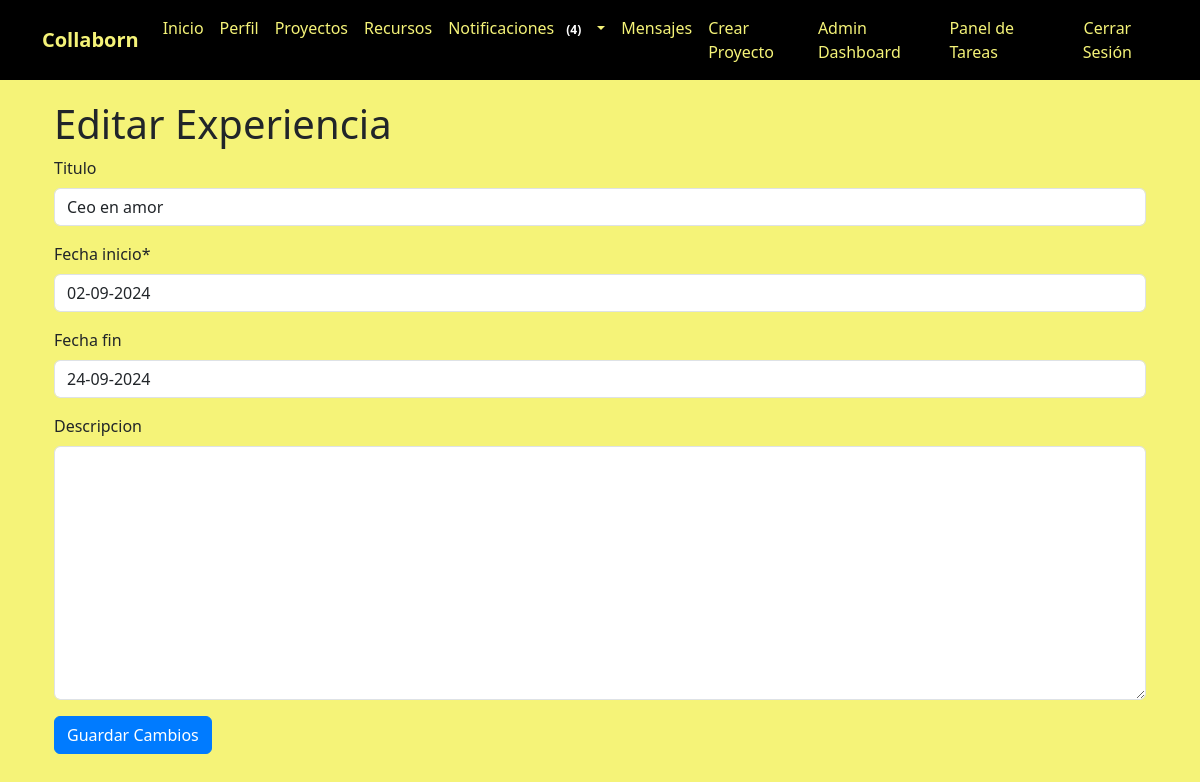
The app's page /experiencia/19/editar/ (signed in), older data.
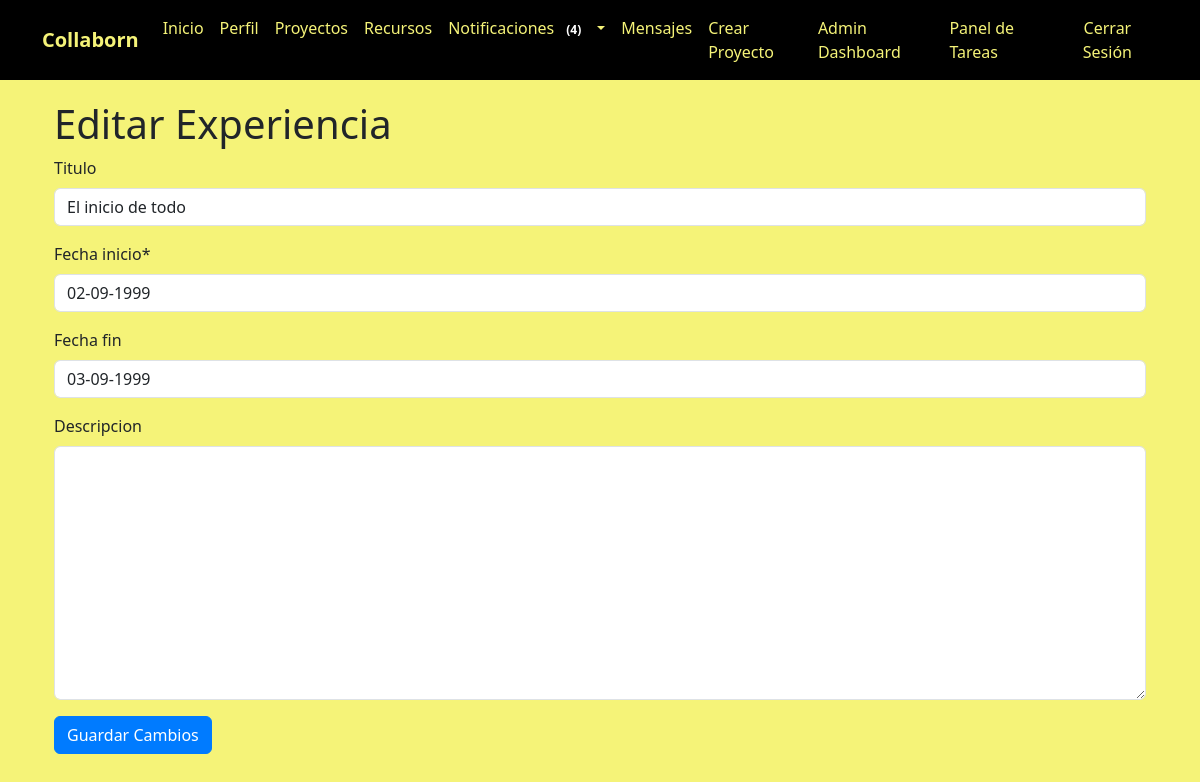
The same page, newer data.
### myapp/models.py (models this page shows, shortened)
class ExperienciaLaboral(models.Model):
    perfil = models.ForeignKey(Perfil, related_name='experiencias', on_delete=models.CASCADE)
    titulo = models.CharField(max_length=100, blank=True, null=True)
    descripcion = models.TextField(blank=True, null=True)
    fecha_inicio = models.DateField(default=timezone.now)
    fecha_fin = models.DateField(blank=True, null=True)

### myapp/views.py (the view)
# urls.py: path('experiencia/<int:pk>/editar/', views.editar_experiencia, name='editar_experiencia'),
@login_required
def editar_experiencia(request, pk):
    experiencia = get_object_or_404(ExperienciaLaboral, pk=pk)
    if request.method == 'POST':
        form = ExperienciaLaboralForm(request.POST, instance=experiencia)
        if form.is_valid():
            form.save()
            messages.success(request, 'Experiencia actualizada exitosamente.')
            return redirect('editar_perfil')
    else:
        form = ExperienciaLaboralForm(instance=experiencia)
    return render(request, 'myapp/editar_experiencia.html', {'form': form})

### myapp/forms.py
class ExperienciaLaboralForm(forms.ModelForm):
    fecha_inicio = forms.DateField(
        input_formats=['%d-%m-%Y'],
        widget=forms.DateInput(format='%d-%m-%Y', attrs={'class': 'form-control datepicker', 'placeholder': 'DD-MM-YYYY'})
    )
    fecha_fin = forms.DateField(
        required=False,
        input_formats=['%d-%m-%Y'],
        widget=forms.DateInput(format='%d-%m-%Y', attrs={'class': 'form-control datepicker', 'placeholder': 'DD-MM-YYYY'})
    )
    class Meta:
        model = ExperienciaLaboral
        fields = ['titulo', 'fecha_inicio', 'fecha_fin', 'descripcion']

### myapp/templates/myapp/editar_experiencia.html (shortened to what this page needs)
{% extends 'myapp/base.html' %}
{% load crispy_forms_tags %}
{% block content %}
<div class="container mt-5">
    <h1>Editar Experiencia</h1>
    <form method="post">
        {{ form|crispy }}
        <button type="submit" class="btn btn-primary">Guardar Cambios</button>
    </form>
</div>
{% endblock %}

Row changes from the older to the newer data that the page shows:
changed ExperienciaLaboral: titulo "Ceo en amor" → "El inicio de todo"; fecha_inicio "02-09-2024" → "02-09-1999"; fecha_fin "24-09-2024" → "03-09-1999"
